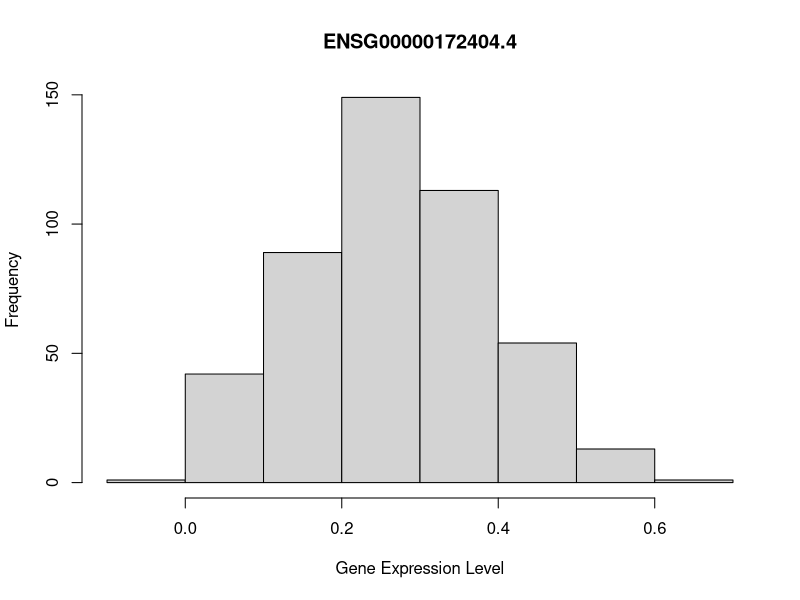
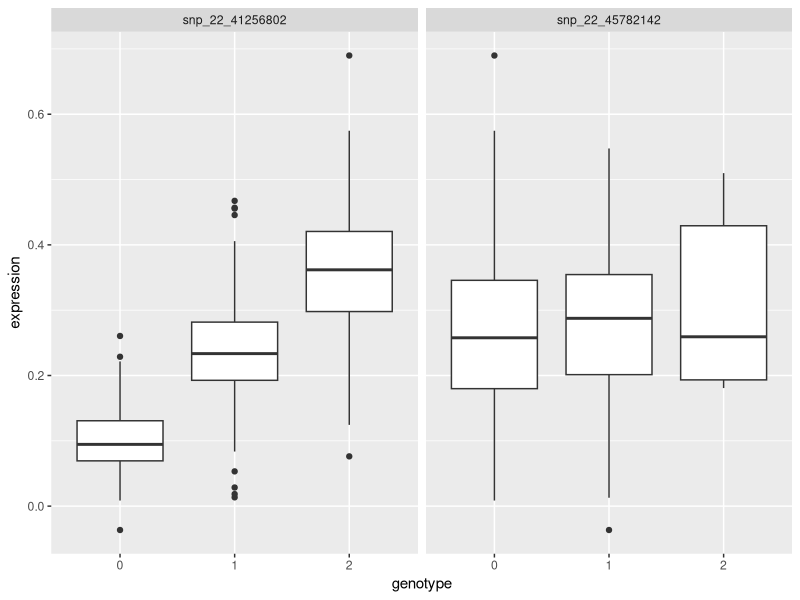

Source code (R) for these figures, in order:
## ---- chunk 1
knitr::opts_chunk$set(echo = TRUE)
## ---- chunk 2
snps <- read.table("sub_geno.tab")
missing_count <- apply((snps == -1), 1, sum)
head(missing_count)
## ---- chunk 3
get_geno_frequency <- function(geno, snp_mat){
  boolean_matrix <- snp_mat == geno
  count <- apply(boolean_matrix, 1, sum)
  freq <- count/dim(snps)[2]
  return (freq)
}

get_maf <- function(snp_mat){
  genotypes <- c(0,1,2)
  #get matrix of genotype frequencies
  geno_freq <- sapply(genotypes, get_geno_frequency, snp_mat)
  colnames(geno_freq) <- genotypes
  allele_freq <- geno_freq + geno_freq[,2]/2
  allele_freq <- allele_freq[,-2]
  maf <- apply(allele_freq, 1, min)
  return (maf)
}

maf <- get_maf(snps)
head(maf)
## ---- chunk 4
keep <- maf >= 0.05 & missing_count == 0
snps_filtered <- snps[keep,]
dim(snps_filtered)
## ---- chunk 5
design <- read.table("design.tab", header = T, sep = "\t")

filter_snp_population <- function(pop, snp_mat, design_mat, inv=F){
  if(inv){
    cols <- design_mat$Source.Name[design_mat$Characteristics.population. != pop]
  } else{
    cols <- design_mat$Source.Name[design_mat$Characteristics.population. == pop]
  }
  snp_mat <- (snp_mat[, cols])
  return(snp_mat)
}

african_snps <- filter_snp_population("YRI", snps_filtered, design)
non_african_snps <- filter_snp_population("YRI", snps_filtered, design, inv = T)

african_maf <- get_maf(african_snps)
non_african_maf <- get_maf(non_african_snps)
print("African")
print(head(african_maf))
print("Non-African")
print(head(non_african_maf))
## ---- chunk 6
gene_expr <- read.table("sub_expr.tab")
gene1 <- c("ENSG00000172404.4")
hist(as.matrix(gene_expr[gene1,]), main=gene1, xlab="Gene Expression Level")

## ---- chunk 7
library(tidyverse)
snps1 <- c("snp_22_41256802", "snp_22_45782142")
gene1_col <- t(gene_expr[gene1,])
snps1_col <- t(snps_filtered[snps1,])
df <- cbind(snps1_col, gene1_col)
colnames(df) <- c(snps1, "expression")
df <- df %>% 
  as_tibble %>%
  gather(-expression, key="SNP", value ="genotype")
df$genotype <- as.factor(df$genotype)
df %>%
  ggplot(aes(x=genotype, y=expression)) + geom_boxplot() +
  facet_wrap(~SNP)

## ---- chunk 8
lm_snp_a <- lm(gene1_col ~ snps1_col[,1])
summary(lm_snp_a)
## ---- chunk 9
lm_snp_b <- lm(gene1_col ~ snps1_col[,2])
summary(lm_snp_b)
